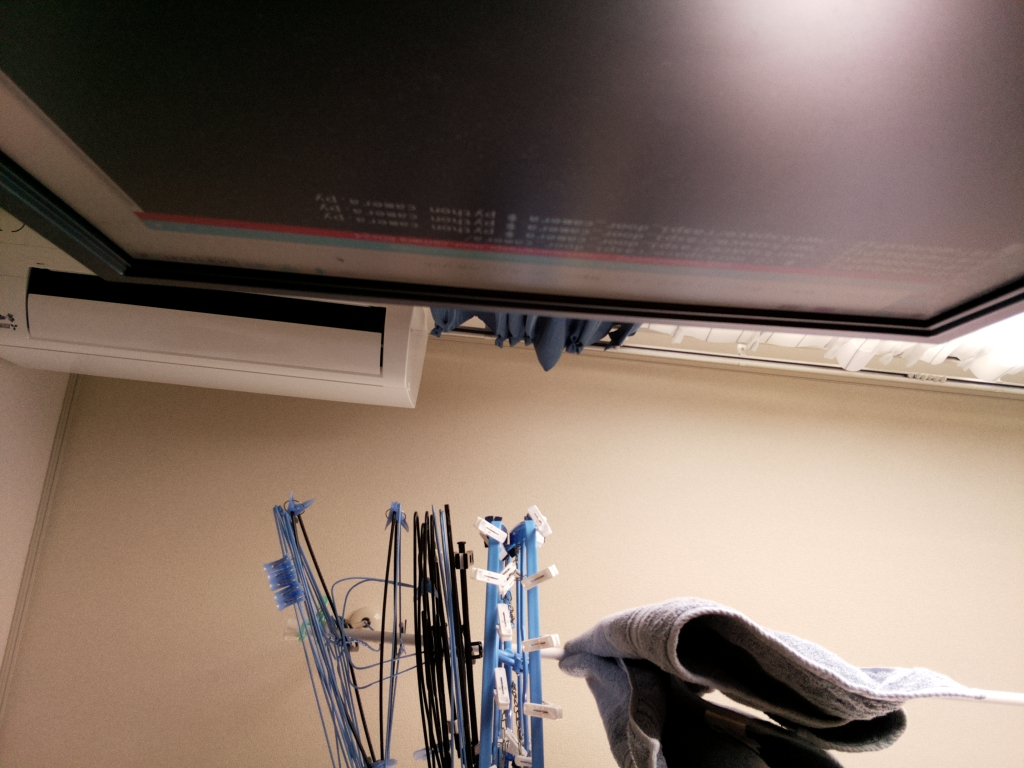
#> input picture images/134147.jpg, 1024 x 768 px, found by its file name
$ python background_subtraction.py
#> lines starting #> are read from the running program, lines starting #| are printed output that depends on the picture
# -*- coding: UTF-8 -*-
import cv2
import math
import numpy as np
import os

# 画像の読み込み
img_src1 = cv2.imread("./image/134147.jpg", 1)
#> img_src1 is the input picture: shape (768, 1024, 3); mean B, G, R 101, 111.7, 129.5
img_src2 = cv2.imread("./image/134214.jpg", 1)
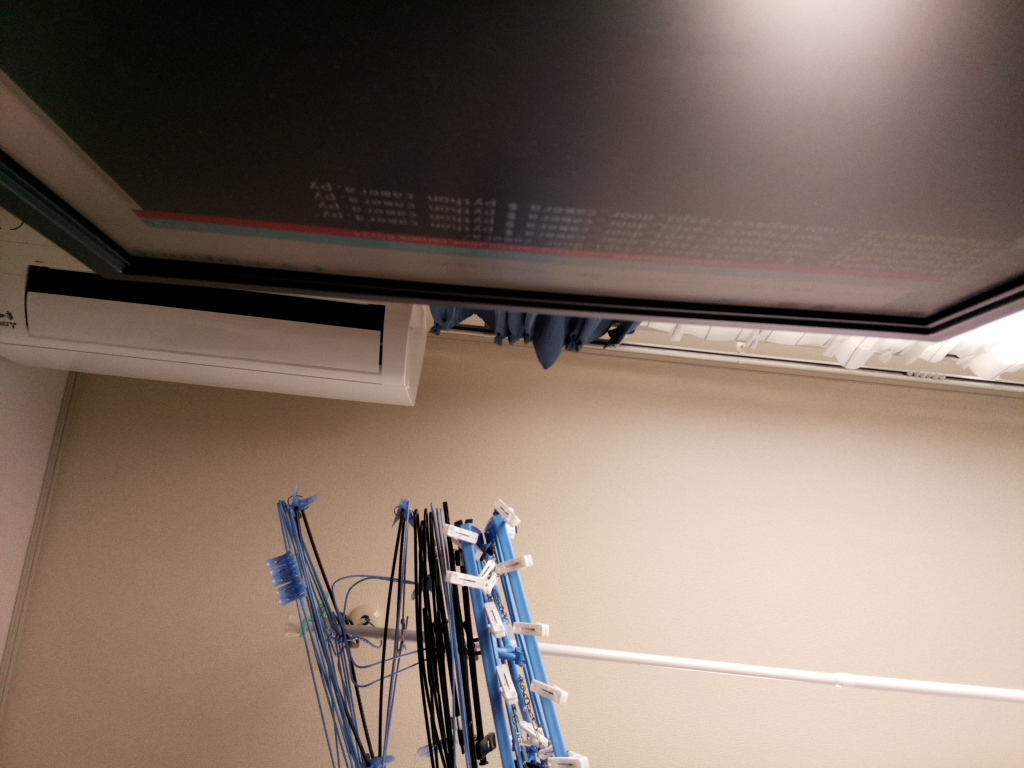
#> input picture images/134214.jpg, 1024 x 768 px, found by its file name
#> img_src2 is the input picture: shape (768, 1024, 3); mean B, G, R 103.1, 113.6, 130.9

# 背景画像との差分を算出
img_diff = cv2.absdiff(img_src2, img_src1)

# 差分を二値化
img_diffm = cv2.threshold(img_diff, 20, 255, cv2.THRESH_BINARY)[1]
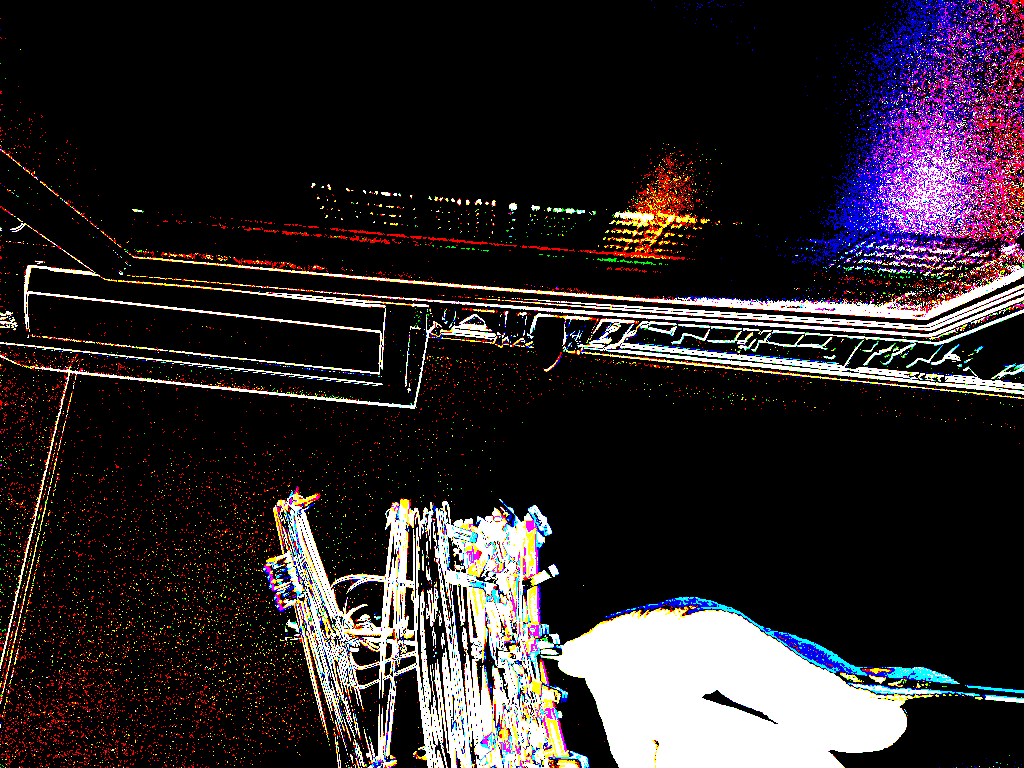
#> img_diffm: shape (768, 1024, 3); mean B, G, R 42, 38.2, 45.8


# 膨張処理、収縮処理を施してマスク画像を生成
operator = np.ones((3, 3), np.uint8)
img_dilate = cv2.dilate(img_diffm, operator, iterations=4)
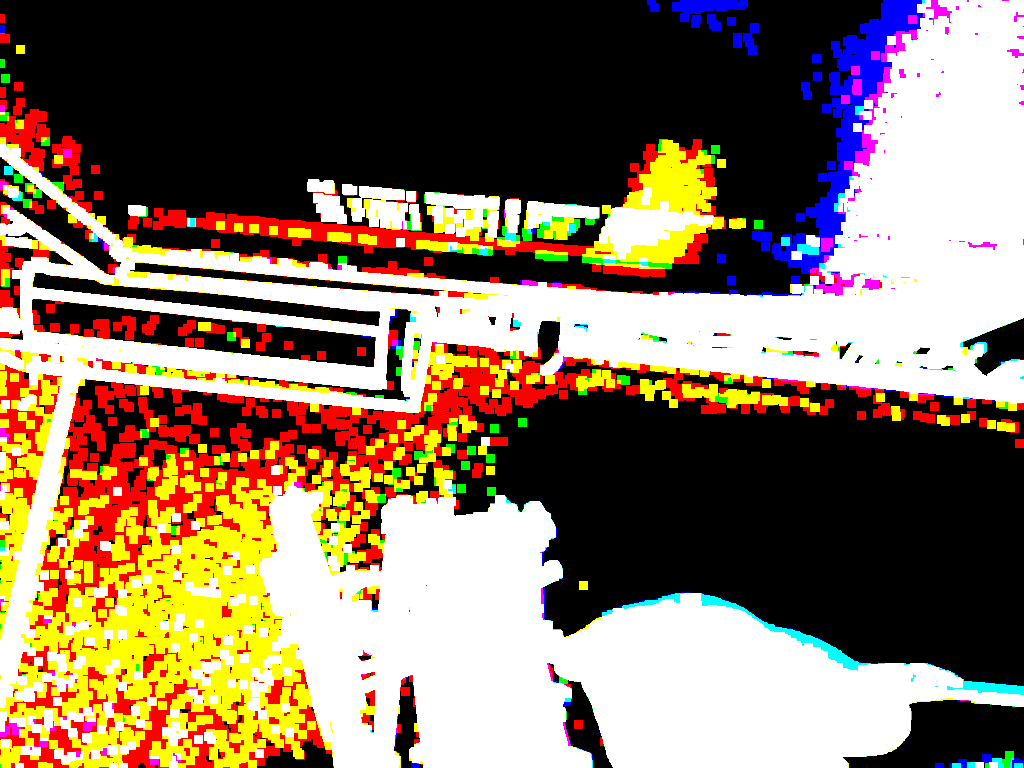
#> img_dilate: shape (768, 1024, 3); mean B, G, R 94, 114.9, 135.1
img_mask = cv2.erode(img_dilate, operator, iterations=4)
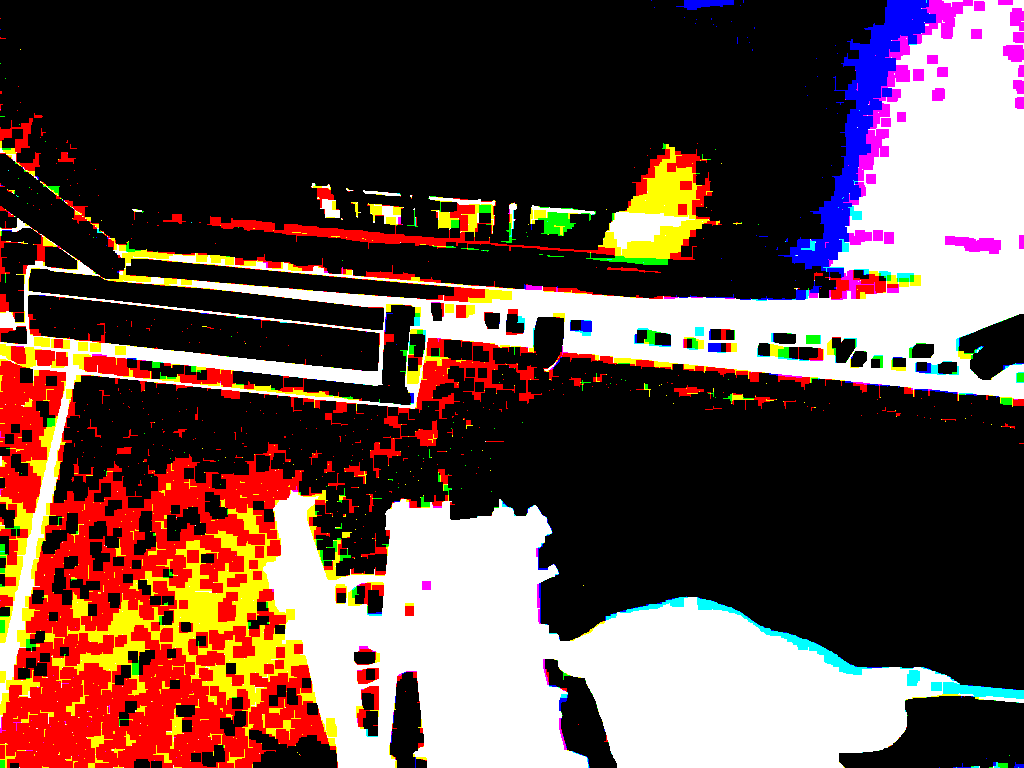
#> img_mask: shape (768, 1024, 3); mean B, G, R 67.4, 73.2, 98.1

# マスク画像を使って対象を切り出す
img_dst = cv2.bitwise_and(img_src2, img_mask)
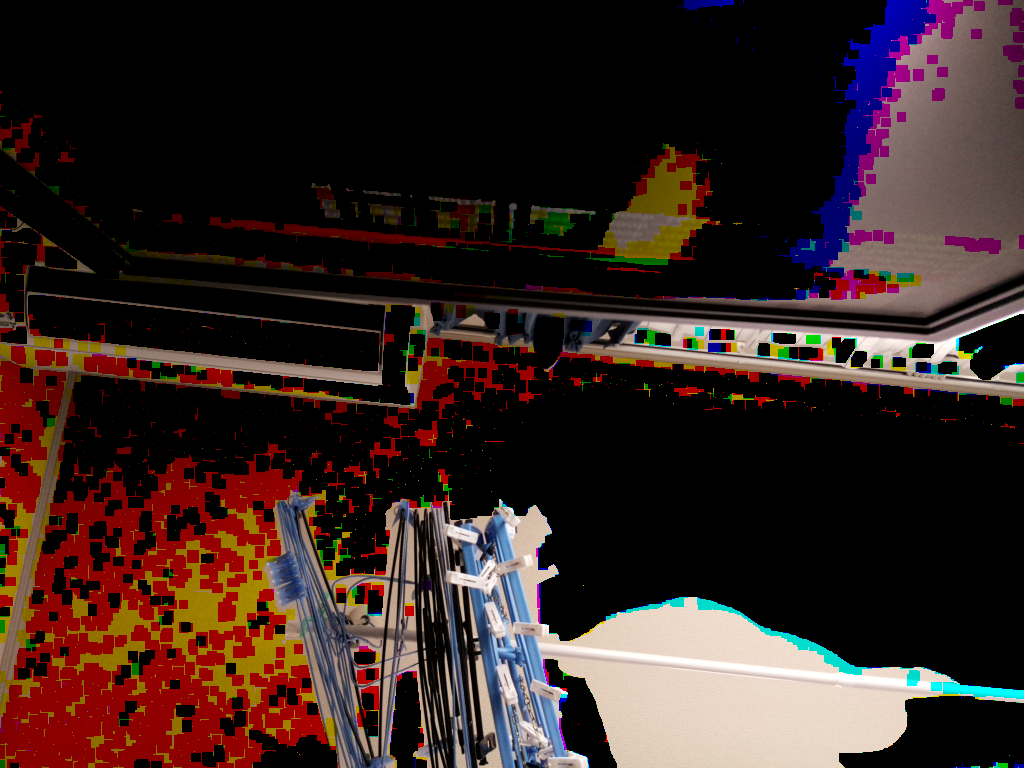
#> img_dst: shape (768, 1024, 3); mean B, G, R 32.2, 35.5, 52.6


# 表示
cv2.imshow("Show BACKGROUND SUBSTRACTION Image", img_dst)
cv2.waitKey(0)
cv2.destroyAllWindows()
